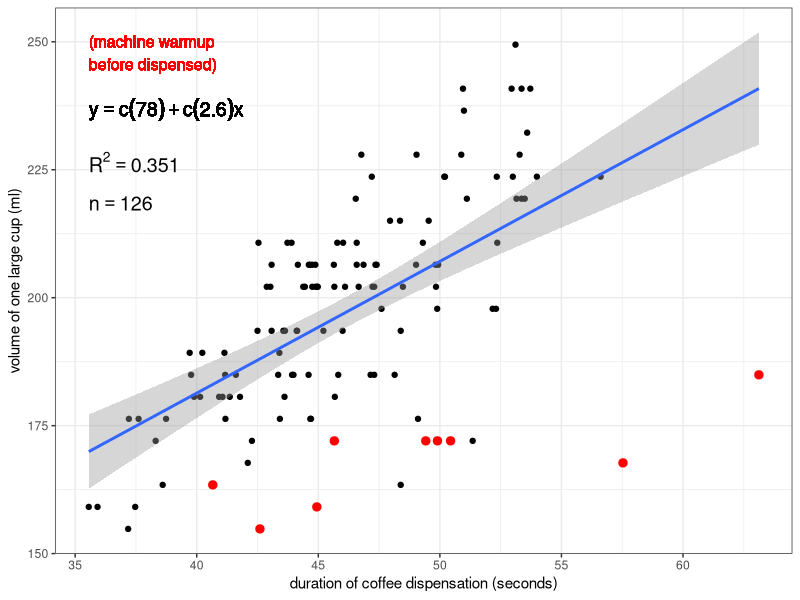
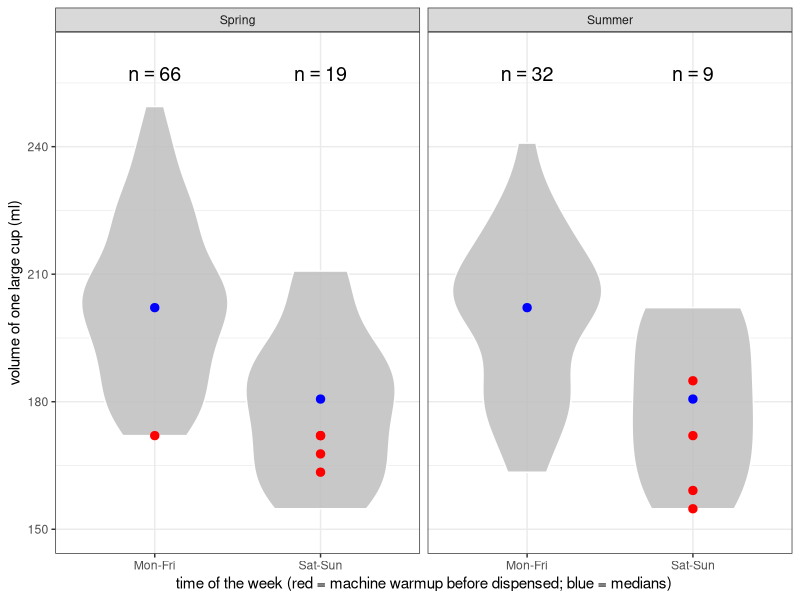
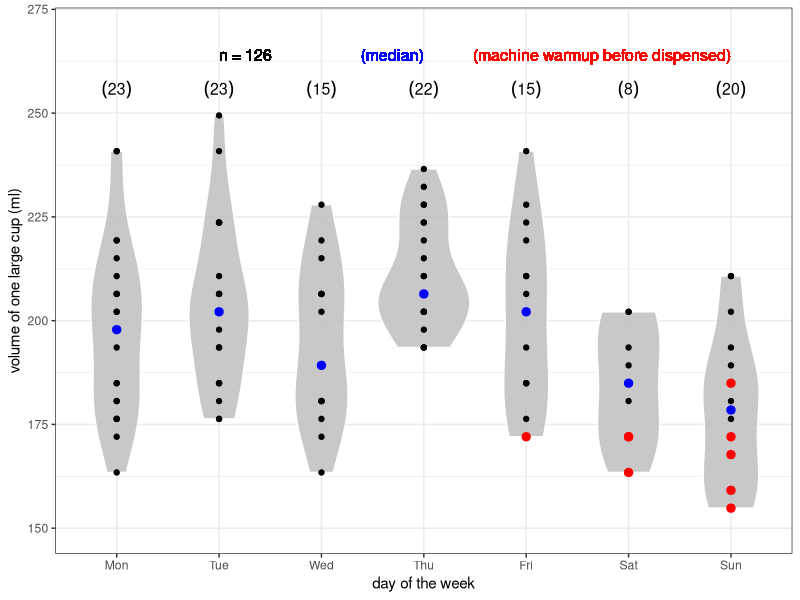
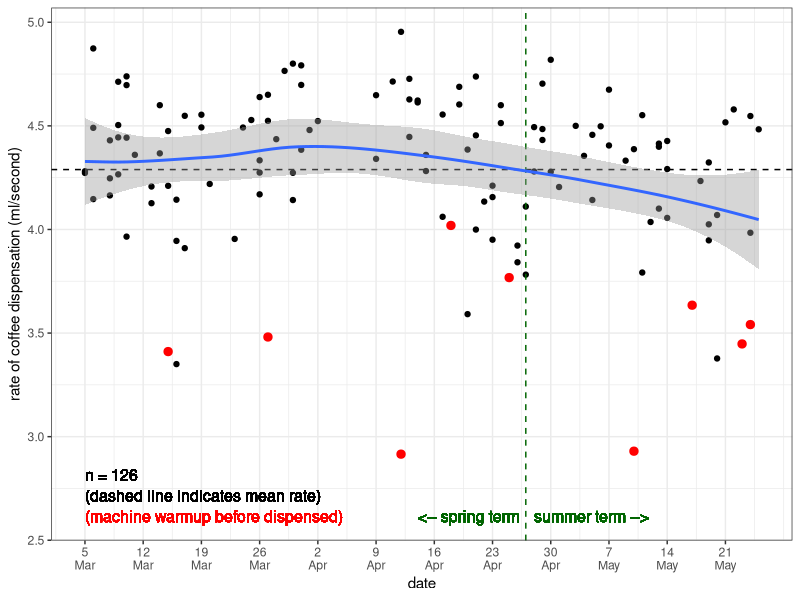
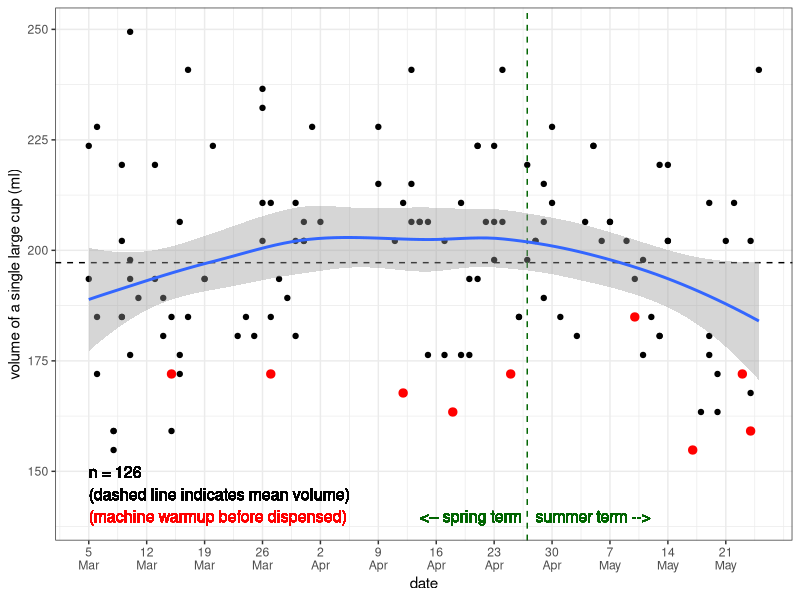
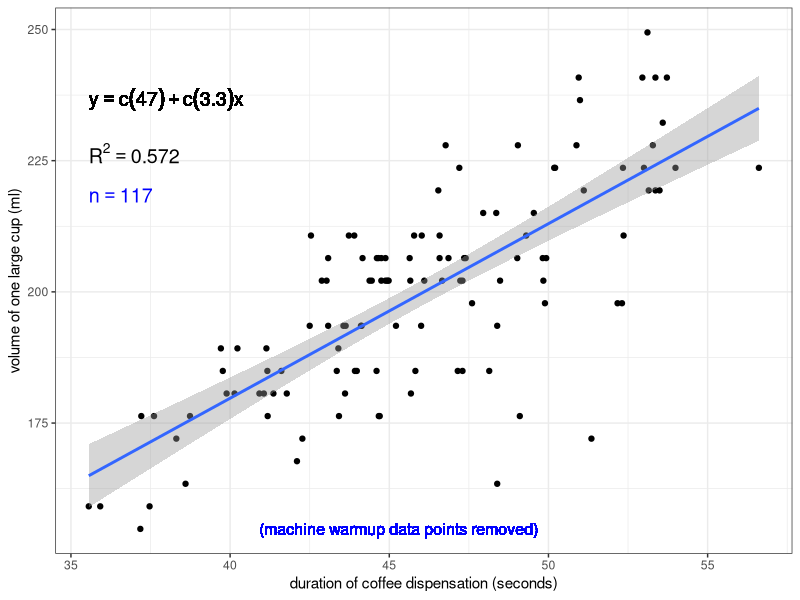

Recreate these plots in R, in order.

### How does the espresso machine vary in the volume of
### coffee it dispenses for a single "large" cup?

setwd("/home/sam/Dropbox/github/coffee-data")
#setwd("wherever you put this file after downloading it")

library(ggplot2)

df <- read.csv("coffee-data.csv")

# The ruler I use to measure height (and therefore calculate volume)
# has a 3 mm length between the zero mark and its end. So, we add 3 
# to the height...
df$height <- df$height + 3

# ... and then calculate volume and rate, 
# so we have more accurate data!
df$volume <- df$height*(3.1415*37^2)/1000
df$rate <- df$volume/df$duration

# Create a variable indicating whether the coffee was pulled on
# a weekday ("Mon-Fri") or a weekend ("Sat-Sun")
for (i in 1:length(df$day))
{
  df$workday[i] <- ifelse(df$day[i]%in%"Sat" || df$day[i]%in%"Sun", "Sat-Sun", "Mon-Fri")
}

# Add a numeric variable of days of the year 
# (for the x-axis of the rate-by-date and volume-by-date plots)
date.to.num <- read.csv("date-to-numeric.csv")
df$day.yr <- 0  
for (i in 1:length(df$date))
{
  df$day.yr[i] <- date.to.num$day.yr[which(date.to.num$date%in%df$date[i])]
}

# Extract date labels and convert day and month values to character.
# This way you can later concatenate the two into a single character
# string separated by "\n" using paste(),
# so the x-axis text of the rate- and volume-by date plots is less horizontally crowded
dates.x <- date.to.num[which(date.to.num$day.yr%in%c(seq(from=min(df$day.yr), to=max(df$day.yr), by=7))),]
dates.x$day.label <- as.character(dates.x$day.label)
dates.x$month.label <- as.character(dates.x$month.label)

################################
### Volume vs. duration (duration of coffee dispensation)
{
# sample size
n <- length(df$duration)
# label to print sample size in subsequent plot
n.text <- paste("n == ", n)
# data.frame of sample size label and coordinates
# at which to print it on the plot
n.df <- data.frame(n.text, x=min(df$duration), y=0.87*max(df$volume))
  
# calculate R-squared value
rsq <- signif(summary(lm(df$volume ~ df$duration))$r.squared, digits=3)
# make a label to print R-squared value in subsequent plot
rsq.text <- paste("R^2 == ",rsq)
# make a data.frame of R-squared value label and coordinates
# at which to print it on the plot
rsq.df <- data.frame(rsq.text,x=min(df$duration),y=0.9*max(df$volume))

# function to extract regression equation
lm_eqn <- function(df)
{
  m <- lm(df$volume ~ df$duration)
  eq <- substitute(y == a + b*x, 
                   list(a = format(coef(m)[1], digits = 2), 
                        b = format(coef(m)[2], digits = 2)))
  as.character(as.expression(eq))                 
}

# generate plot w/ simple linear regression overlayed
plot <- ggplot(df, aes(duration, volume)) +
  geom_point() +
  stat_smooth(method="lm") +
  xlab("duration of coffee dispensation (seconds)") +
  ylab("volume of one large cup (ml)") +
  theme(axis.text=element_text(size=4), axis.title=element_text(size=5)) +
  theme_bw()

# add regression equation to plot
plot <- plot + 
  geom_text(data=n.df, aes(x,y,label=n.text),parse=TRUE,hjust=0,vjust=0,size=5) +
  geom_text(data=rsq.df, aes(x,y,label=rsq.text),parse=TRUE,hjust=0,vjust=0,size=5) +
  geom_text(aes(x=min(df$duration),y=0.94*max(df$volume),label=lm_eqn(df)),parse=TRUE,hjust=0,vjust=0,size=5)

# add a layer that highlights the last data point recorded
#plot <- plot +
#  geom_point(data=df[length(df$duration),],color="red",size=2.5)

# add a layer that highlights data points where espresso machine 
# had to "warm up" before dispensing coffee
plot <- plot +
  geom_point(data=df[df$warmup%in%"yes",], color="red", size=2.5) +
  geom_text(aes(x=min(df$duration),y=0.98*max(df$volume),label="(machine warmup\nbefore dispensed)"),
           hjust=0,vjust=0,color="red",size=4)

# print plot in R window
plot

# save plot directly to file as a .jpeg
jpeg("coffee-volume-vs-duration-all.jpeg", width=7, height=5, units="in", res=300)
print(plot)
dev.off()
}



################################
### Distributions of volume dispensed: weekdays vs. weekends
{
df$workday <- factor(df$workday)
df$term <- factor(df$term, levels=c("Spring","Summer"))

df.text <- data.frame(c("Spring", "Spring", "Summer", "Summer"),
                      c("Mon-Fri", "Sat-Sun", "Mon-Fri", "Sat-Sun"),
                      c(0,0,0,0),
                      c(0,0,0,0))
names(df.text) <- c("term", "workday", "n", "median")

df.spring <- df[df$term%in%"Spring",]
df.text$n[1] <- length(df.spring$volume[df.spring$workday%in%"Mon-Fri"])
df.text$n[2] <- length(df.spring$volume[df.spring$workday%in%"Sat-Sun"])
df.text$median[1] <- median(df.spring$volume[df.spring$workday%in%"Mon-Fri"])
df.text$median[2] <- median(df.spring$volume[df.spring$workday%in%"Sat-Sun"])
rm(df.spring)

df.summer <- df[df$term%in%"Summer",]
df.text$n[3] <- length(df.summer$volume[df.summer$workday%in%"Mon-Fri"])
df.text$n[4] <- length(df.summer$volume[df.summer$workday%in%"Sat-Sun"])
df.text$median[3] <- median(df.summer$volume[df.summer$workday%in%"Mon-Fri"])
df.text$median[4] <- median(df.summer$volume[df.summer$workday%in%"Sat-Sun"])
rm(df.summer)

# median volumes for weekday and weekend categories
#med.week <- median(df$volume[df$workday%in%"Mon-Fri"])
#med.wkend <- median(df$volume[df$workday%in%"Sat-Sun"])

# generate violin-and-boxplot plot with points overlayed and jittered to better reflect sample size
vol.workday <- ggplot(df, aes(workday, volume)) +
  facet_wrap(~ term, ncol=2) +
  geom_violin(color="white", fill="gray", alpha=0.85)

# add layer highlighting points where espresso machine needed to
# "warm up" before dispensing coffee
vol.workday <- vol.workday +
  geom_point(data=df[df$warmup%in%"yes",], color="red", size=2.5) +
  #geom_text(data=t, aes(x,y,label=char),parse=TRUE,vjust=0,size=2) +
  #geom_text(aes(x="Sat-Sun", y=max(df$volume)+10, label="(machine warmup before dispensed)"),
  #          hjust=1,vjust=1,size=4,color="red") +
  #geom_text(aes(x="Sat-Sun", y=max(df$volume)+4, label="(median)"),
  #          hjust=1,vjust=1,size=4,color="blue") +
  #geom_point(position=position_jitter(width=0.1,height=0)) +
  # plot points representing median volumes for weekdays and weekends
  geom_point(data=df.text, aes(workday,median), color="blue",size=2.5) +
  #geom_point(aes(x="Sat-Sun",y=med.wkend),color="blue",size=2.5) +
  xlab("time of the week (red = machine warmup before dispensed; blue = medians)") +
  ylab("volume of one large cup (ml)") +
  theme(axis.text=element_text(size=4), axis.title=element_text(size=5)) +
  coord_cartesian(ylim=c(min(df$volume)-5,max(df$volume)+12)) +
  theme_bw()

# add sample sizes for weekdays and weekends
vol.workday <- vol.workday +
  geom_text(data=df.text, aes(x=workday,y=max(df$volume)+6,
                              label=paste("n == ", n)),
            parse=TRUE, hjust=0.5, vjust=0, size=5)
  #geom_text(aes(x="Mon-Fri",y=max(df$volume)+15,
  #              label=paste("n == ", length(df$workday[which(df$workday%in%"Mon-Fri")]))),
  #          parse=TRUE,hjust=0.5,vjust=0,size=5) +
  #geom_text(aes(x="Sat-Sun",y=max(df$volume)+15,
  #              label=paste("n == ", length(df$workday[which(df$workday%in%"Sat-Sun")]))),
  #          parse=TRUE,hjust=0.5,vjust=0,size=5)

# print plot in R window
vol.workday

# save plot to file as .jpeg
jpeg("coffee-volume-by-workday.jpeg", width=7, height=5, units="in", res=300)
print(vol.workday)
dev.off()
}


################################
### Distributions of volume dispensed by day
{
  df$day <- factor(df$day, levels=c("Mon","Tue","Wed","Thu","Fri","Sat","Sun"))
  #df$term <- factor(df$term, levels=c("Spring","Summer"))
    
  median.by.day <- data.frame(c("Mon","Tue","Wed","Thu","Fri","Sat","Sun"),
                              c(0,0,0,0,0,0,0),
                              c(0,0,0,0,0,0,0))
  
  #median.by.day <- data.frame(c("Mon","Tue","Wed","Thu","Fri","Sat","Sun",
  #                              "Mon","Tue","Wed","Thu","Fri","Sat","Sun"),
  #                            c("Spring","Spring","Spring","Spring","Spring","Spring","Spring",
  #                              "Summer","Summer","Summer","Summer","Summer","Summer","Summer"),
  #                            c(0,0,0,0,0,0,0,0,0,0,0,0,0,0),
  #                            c(0,0,0,0,0,0,0,0,0,0,0,0,0,0))
  
  names(median.by.day) <- c("day", "median.volume", "n")

  #names(median.by.day) <- c("day", "term", "median.volume", "n")
  
  for (i in 1:7)
  {
    median.by.day$median.volume[i] <- median(df$volume[df$day%in%median.by.day$day[i]])
    median.by.day$n[i] <- length(df$volume[df$day%in%median.by.day$day[i]])
  }
  
  #for (i in 1:7)
  #{
  #  median.by.day$median.volume[i] <- median(df$volume[df$day%in%median.by.day$day[i] && df$term%in%"Spring"])
  #  median.by.day$n[i] <- length(df$volume[df$day%in%median.by.day$day[i] && df$term%in%"Spring"])
  #}
  
  #for (i in 8:14)
  #{
  #  median.by.day$median.volume[i] <- median(df$volume[df$day%in%median.by.day$day[i] && df$term%in%"Summer"])
  #  median.by.day$n[i] <- length(df$volume[df$day%in%median.by.day$day[i] && df$term%in%"Summer"])
  #}
  
  # generate violin-and-boxplot plot with points overlayed and jittered to better reflect sample size
  vol.day <- ggplot(df, aes(day, volume)) +
  #  facet_wrap(~ term, ncol=1, nrow=2) +
    geom_violin(color="white", fill="gray", alpha=0.85) +
    geom_point()
  
  # add layer highlighting points where espresso machine needed to
  # "warm up" before dispensing coffee
  vol.day <- vol.day +
    geom_point(data=df[df$warmup%in%"yes",], color="red", size=2.5) +
    geom_text(aes(x="Sun", y=max(df$volume)+16, label="(machine warmup before dispensed)"),
              hjust=1,vjust=1,size=4,color="red") +
    geom_text(aes(x="Thu", y=max(df$volume)+16, label="(median)"),
              hjust=1,vjust=1,size=4,color="blue") +
    geom_text(aes(x="Tue", y=max(df$volume)+16, label=paste("n = ", length(df$volume), sep="")),
              hjust=0,vjust=1,size=4) +
    #geom_point(position=position_jitter(width=0.1,height=0)) +
    # plot points representing median volumes for weekdays and weekends
    geom_point(data=median.by.day, aes(day,median.volume),color="blue",size=2.5) +
    xlab("day of the week") +
    ylab("volume of one large cup (ml)") +
    theme(axis.text=element_text(size=4), axis.title=element_text(size=5)) +
    coord_cartesian(ylim=c(min(df$volume)-5,max(df$volume)+20)) +
    theme_bw()
  
  # add sample sizes for weekdays and weekends
  vol.day <- vol.day +
    geom_text(data=median.by.day, aes(day,y=max(df$volume)+4),
                  label=paste("(", median.by.day$n, ")", sep=""),
              parse=TRUE,hjust=0.5,vjust=0,size=4)
  
  # print plot in R window
  vol.day
  
  # save plot to file as .jpeg
  jpeg("coffee-volume-by-day.jpeg", width=8, height=5, units="in", res=300)
  print(vol.day)
  dev.off()
}


################################
### Rate vs. date
{
  # create plot of rate vs. date
  rate.date <- ggplot(df, aes(day.yr, rate)) +
    geom_point() +
    geom_hline(yintercept=mean(df$rate), linetype="dashed") +
    geom_vline(xintercept=117, linetype="dashed", color="darkgreen") +
    stat_smooth(method="loess") +
    xlab("date") +
    ylab("rate of coffee dispensation (ml/second)") +
    # scale x-axis text to weekly ticks, print dates as two lines of text
    scale_x_continuous(breaks=c(seq(from=min(df$day.yr), to=max(df$day.yr), by=7)),
                       labels=paste(dates.x$day.label,"\n",dates.x$month.label,sep="")) +
    theme(axis.text=element_text(size=4), axis.title=element_text(size=5)) +
    theme_bw()
  
  rate.date <- rate.date +
    geom_point(data=df[df$warmup%in%"yes",], color="red", size=2.5) +
    geom_text(aes(x=64,y=min(df$rate)-0.3,label="(machine warmup before dispensed)"),
              hjust=0,vjust=0.5,color="red",size=4) +
    geom_text(aes(x=64,y=min(df$rate)-0.2,label="(dashed line indicates mean rate)"),
              hjust=0,vjust=0.5,size=4) +
    geom_text(aes(x=64,y=min(df$rate)-0.1,label=paste("n = ", length(df$volume), sep="")),
              hjust=0,vjust=0.5,size=4) +
    # spring term text
    geom_text(aes(x=104,y=min(df$rate)-0.3,label="<-- spring term"),
              hjust=0,vjust=0.5,color="darkgreen",size=4) +
    # summer term text
    geom_text(aes(x=118,y=min(df$rate)-0.3,label="summer term -->"),
              hjust=0,vjust=0.5,color="darkgreen",size=4)
  
  rate.date
  
  jpeg("coffee-rate-by-date.jpeg", width=8, height=5, units="in", res=300)
  print(rate.date)
  dev.off()
}


################################
### Volume vs. date
{
  volume.date <- ggplot(df, aes(day.yr, volume)) +
    geom_point() +
    geom_hline(yintercept=mean(df$volume), linetype="dashed") +
    geom_vline(xintercept=117, linetype="dashed", color="darkgreen") +
    stat_smooth(method="loess") +
    xlab("date") +
    ylab("volume of a single large cup (ml)") +
    # scale x-axis text to weekly ticks, print dates as two lines of text
    scale_x_continuous(breaks=c(seq(from=min(df$day.yr), to=max(df$day.yr), by=7)),
                       labels=paste(dates.x$day.label,"\n",dates.x$month.label,sep="")) +
    theme(axis.text=element_text(size=4, angle=45), axis.title=element_text(size=5)) +
    theme_bw()
  
  volume.date <- volume.date +
    geom_point(data=df[df$warmup%in%"yes",], color="red", size=2.5) +
    geom_text(aes(x=64,y=min(df$volume)-15,label="(machine warmup before dispensed)"),
              hjust=0,vjust=0.5,color="red",size=4) +
    geom_text(aes(x=64,y=min(df$volume)-10,label="(dashed line indicates mean volume)"),
              hjust=0,vjust=0.5,size=4) +
    geom_text(aes(x=64,y=min(df$volume)-5,label=paste("n = ", length(df$volume), sep="")),
              hjust=0,vjust=0.5,size=4) +
    # spring term text
    geom_text(aes(x=104,y=min(df$volume)-15,label="<-- spring term"),
              hjust=0,vjust=0.5,color="darkgreen",size=4) +
    # summer term text
    geom_text(aes(x=118,y=min(df$volume)-15,label="summer term -->"),
              hjust=0,vjust=0.5,color="darkgreen",size=4)
  
  volume.date
  
  jpeg("coffee-volume-by-date.jpeg", width=8, height=5, units="in", res=300)
  print(volume.date)
  dev.off()
}

################################
### Volume vs. duration (duration of coffee dispensation)
### EXCLUDING instances where machine had to warm up
{
  # subset df by removing machine warmup rows
  df.no <- df[df$warmup%in%"no",]
  
  # recalculate sample size
  n <- length(df.no$duration)
  # label to print sample size in subsequent plot
  n.text <- paste("n == ", n)
  # data.frame of sample size label and coordinates
  # at which to print it on the plot
  n.df <- data.frame(n.text, x=min(df.no$duration), y=0.87*max(df.no$volume))
  
  # recalculate R-squared value
  rsq <- signif(summary(lm(df.no$volume ~ df.no$duration))$r.squared, digits=3)
  # make a label to print R-squared value in subsequent plot
  rsq.text <- paste("R^2 == ",rsq)
  # make a data.frame of R-squared value label and coordinates
  # at which to print it on the plot
  rsq.df <- data.frame(rsq.text,x=min(df.no$duration),y=0.9*max(df.no$volume))
  
  # function to extract regression equation
  lm_eqn <- function(df.no)
  {
    m <- lm(df.no$volume ~ df.no$duration)
    eq <- substitute(y == a + b*x, 
                     list(a = format(coef(m)[1], digits = 2), 
                          b = format(coef(m)[2], digits = 2)))
    as.character(as.expression(eq))                 
  }
  
  # generate plot w/ simple linear regression overlayed
  plot.no.warmup <- ggplot(df.no, aes(duration, volume)) +
    geom_point() +
    stat_smooth(method="lm") +
    xlab("duration of coffee dispensation (seconds)") +
    ylab("volume of one large cup (ml)") +
    theme(axis.text=element_text(size=4), axis.title=element_text(size=5)) +
    theme_bw()
  
  # add regression equation to plot
  plot.no.warmup <- plot.no.warmup + 
    geom_text(data=n.df, aes(x,y,label=n.text),parse=TRUE,hjust=0,vjust=0,size=5,color="blue") +
    geom_text(data=rsq.df, aes(x,y,label=rsq.text),parse=TRUE,hjust=0,vjust=0,size=5) +
    geom_text(aes(x=min(df.no$duration),y=0.94*max(df.no$volume),label=lm_eqn(df.no)),parse=TRUE,hjust=0,vjust=0,size=5)
    
  # add a layer that highlights data points where espresso machine 
  # had to "warm up" before dispensing coffee
  plot.no.warmup <- plot.no.warmup +
    geom_text(aes(x=mean(df.no$duration)-5,y=min(df.no$volume),label="(machine warmup data points removed)"),
              hjust=0,vjust=0.5,color="blue",size=4)
  
  # print plot in R window
  plot.no.warmup
  
  # save plot directly to file as a .jpeg
  jpeg("coffee-volume-vs-duration-excluding-warmup-data.jpeg", width=7, height=5, units="in", res=300)
  print(plot.no.warmup)
  dev.off()
}